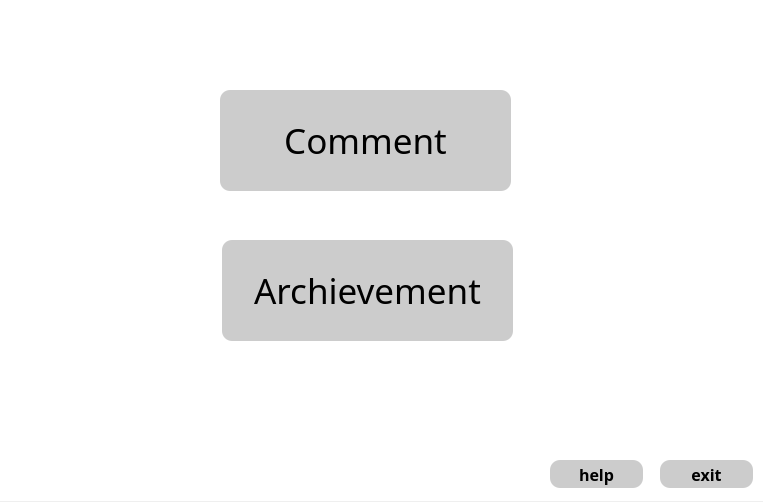
<?xml version="1.0" encoding="UTF-8"?>
<ui version="4.0">
 <class>Form</class>
 <widget class="QWidget" name="Form">
  <property name="geometry">
   <rect>
    <x>0</x>
    <y>0</y>
    <width>763</width>
    <height>502</height>
   </rect>
  </property>
  <property name="windowTitle">
   <string>Form</string>
  </property>
  <widget class="QFrame" name="frame">
   <property name="geometry">
    <rect>
     <x>0</x>
     <y>-10</y>
     <width>771</width>
     <height>511</height>
    </rect>
   </property>
   <property name="styleSheet">
    <string notr="true">* {
	background: rgb(255,255,255);
	font-size: 15px;
	font-family: sans-serif;
}
QFrame {
	border: solid 1px rgba(0,0,0);
	background-image: url(:/main/newmainla.png)
}

QPushButton {
	font-size: 35px;
	font-style: bold;
	background: #F7F7F7;
	background: rgb(204, 204, 204);

	border-style: outset;

	border-radius: 10px;
opacity:0.7;
}
QPushButton:pressed {
	background-color: white;
	border-style: inset;
}</string>
   </property>
   <property name="frameShape">
    <enum>QFrame::StyledPanel</enum>
   </property>
   <property name="frameShadow">
    <enum>QFrame::Raised</enum>
   </property>
   <widget class="QPushButton" name="pushButton_2">
    <property name="geometry">
     <rect>
      <x>222</x>
      <y>250</y>
      <width>291</width>
      <height>101</height>
     </rect>
    </property>
    <property name="text">
     <string>Archievement</string>
    </property>
   </widget>
   <widget class="QPushButton" name="pushButton_3">
    <property name="geometry">
     <rect>
      <x>220</x>
      <y>100</y>
      <width>291</width>
      <height>101</height>
     </rect>
    </property>
    <property name="text">
     <string>Comment</string>
    </property>
    <property name="flat">
     <bool>false</bool>
    </property>
   </widget>
   <widget class="QPushButton" name="pushButton">
    <property name="geometry">
     <rect>
      <x>550</x>
      <y>470</y>
      <width>93</width>
      <height>28</height>
     </rect>
    </property>
    <property name="styleSheet">
     <string notr="true">QPushButton{
font-size: 16px;
	font-family: sans-serif;
font-weight: bold;
	
}</string>
    </property>
    <property name="text">
     <string>help</string>
    </property>
    <property name="flat">
     <bool>true</bool>
    </property>
   </widget>
   <widget class="QPushButton" name="pushButton_4">
    <property name="geometry">
     <rect>
      <x>660</x>
      <y>470</y>
      <width>93</width>
      <height>28</height>
     </rect>
    </property>
    <property name="styleSheet">
     <string notr="true">QPushButton{
font-size: 16px;
	font-family: sans-serif;
font-weight: bold;
	
}</string>
    </property>
    <property name="text">
     <string>exit</string>
    </property>
    <property name="flat">
     <bool>true</bool>
    </property>
   </widget>
  </widget>
 </widget>
 <resources>
  <include location="qrc/mainbg.qrc"/>
 </resources>
 <connections/>
</ui>
